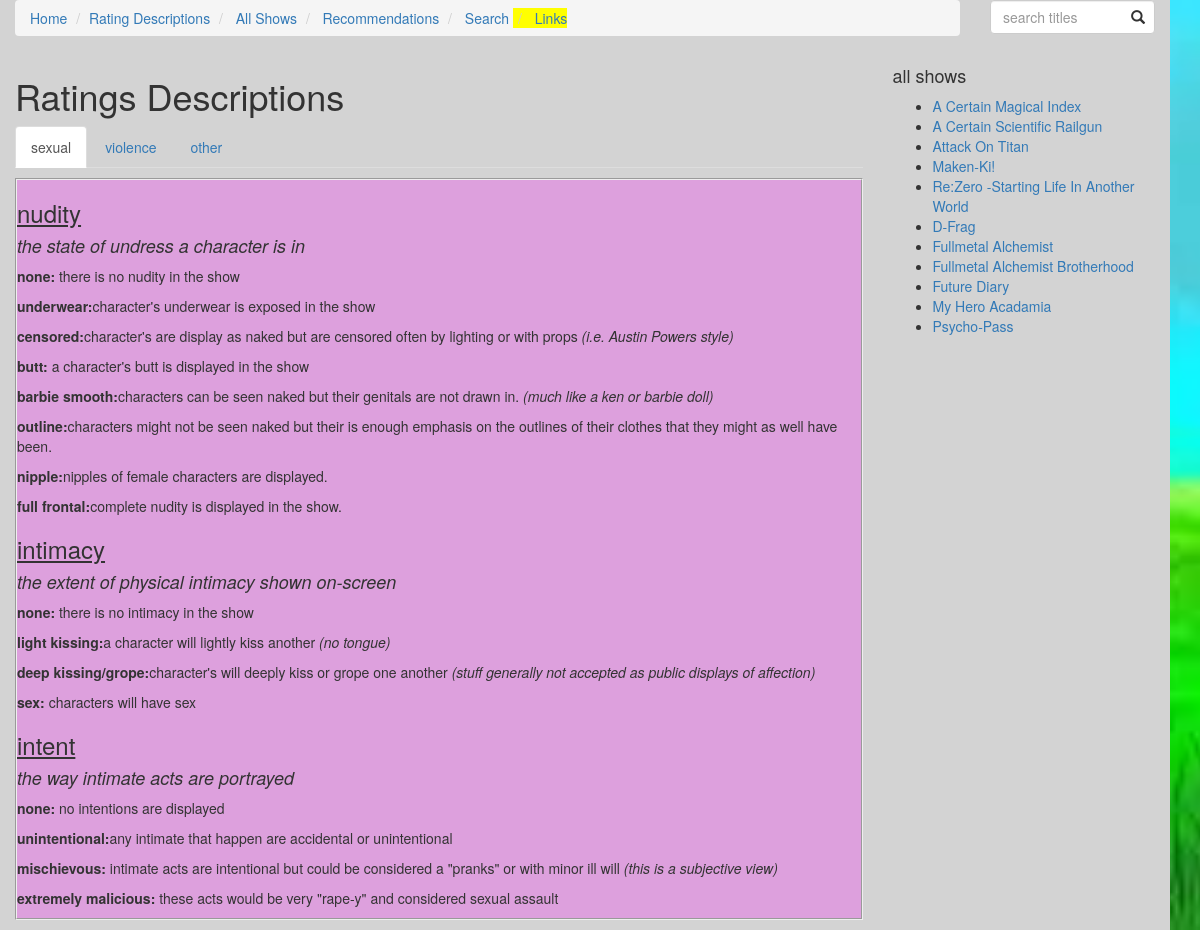
The app's page /rating_descriptions/, older data.
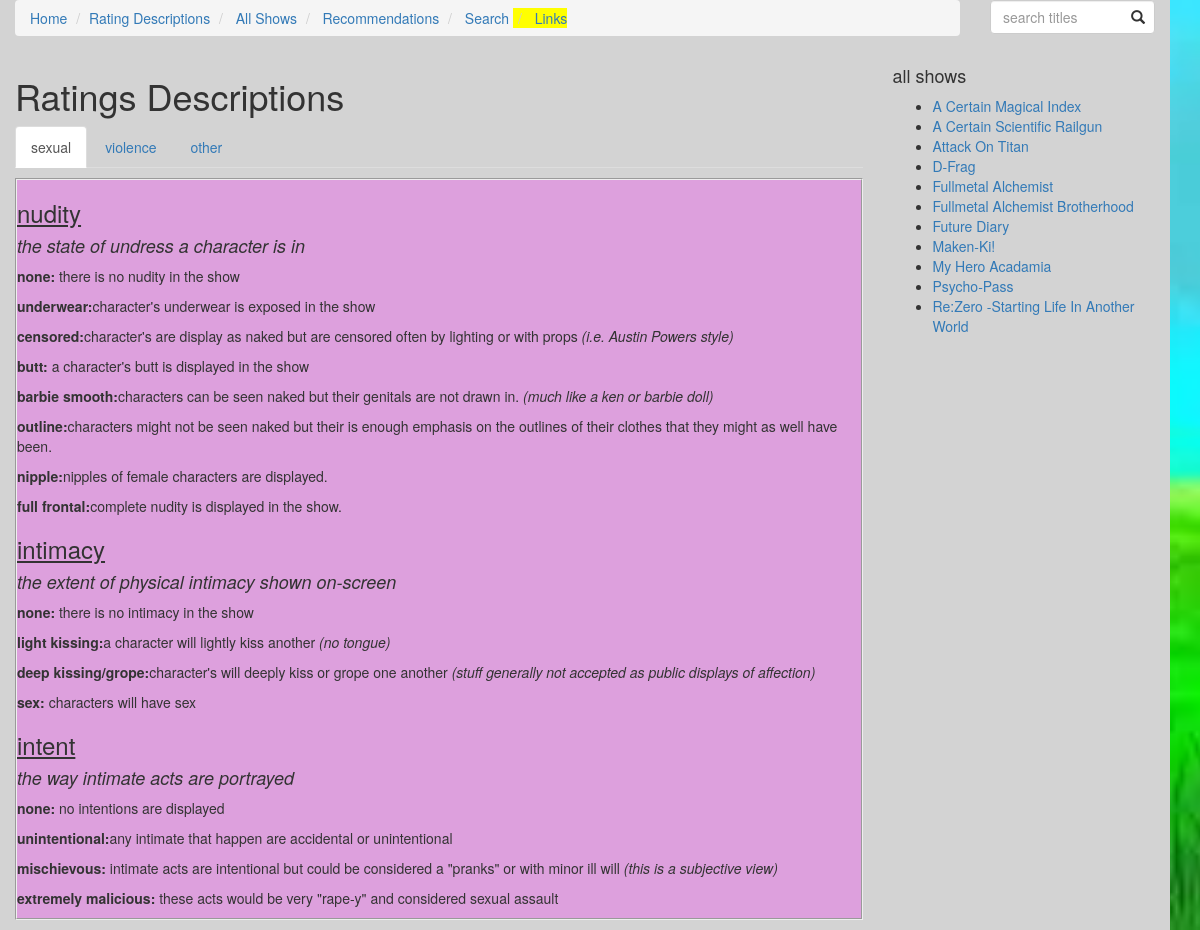
The same page, newer data.
### animeupload/models.py (models this page shows, shortened)
class Show(models.Model):
	n_choices= (
		(NONE,"none"),
		(UNDERWEAR,"underwear"),
		(CENCORED,"cencored"),
		(BUTT,"butt"),
		(BARBIE_SMOOTH,"barbie smooth"),
		(OUTINES,"outlined"),
		(NIPPLE,"nipple"),
		(FULL_FRONTAL,"full frontal"),
	)
	swares= (
		(NONE,"none"),
		(DAMN,"mild"),
		(CENCORED,"cencored"),
		(FUCK,"uncencored"),
	)
	osi_levels = (
		(NONE,"none"),
		(LIGHT,"light kissing"),
		(DEEP,"deep kissing/grope"),
		(SEX,"sex"),
	)
	osv_levels = (
		(NONE,"none"),
		(ESRB_E,"cartoon"),
		(ESRB_T,"blood"),
		(ESRB_M,"realistic"),
		(ESRB_A,"extreme"),
	)
	emotional_challenge = standard_choices
	mi_levels =(
		(NONE,"none"),
		(CORPSE_LTE,"unmarred dead"),
		(SILHOUETTE,"silhouetted dismemberment"),
		(DISMEMBERED,"dismemberment"),
	)
	gore_levels =standard_choices
	si_levels=(
		(NONE,"none"),
		(UNINTENTIONAL,"unintentional"),
		(MISCHIEVOUS,"mischievous"),
		(MALICE_LTE,"malicious(molestation)"),
		(MALICE_HVY,"extremley malicious(rape)"),
	)
	tone_levels=(
		(LITE_TONE,"light tone"),
		(MODERATE_TONE,"moderate tone"),
		(DARK_TONE,"dark tone"),
		(ULTA_DARK_TONE,"ultra dark tone"),
	)
	ma_levels = standard_choices
	image = models.FileField(default = "images/fnf/fnf.jpg", blank=True, upload_to='images/')
	english_title = models.CharField(max_length=200)
	japanese_title = models.CharField(max_length=200, null= True)
	description = models.TextField(max_length = 1000)
	total_episodes = models.IntegerField()
	ova=  models.BooleanField(default = False)
	movies = models.IntegerField(default = 0)
	total_seasons = models.IntegerField(default = 1)
	ongoing = models.BooleanField(default = False)
	series = models.ForeignKey(Series, null = True, blank = True, on_delete=models.SET_NULL)
	nudity = models.IntegerField(default = NONE, choices= n_choices)
	on_screen_intimacy = models.IntegerField(default = NONE, choices= osi_levels)
	sexual_intent = models.IntegerField(default = NONE, choices = si_levels)
	violence = models.IntegerField(default = NONE, choices= osv_levels)
	gore = models.IntegerField(default = NONE, choices= gore_levels)
	morbid_images = models.IntegerField(default = NONE, choices= mi_levels)
	feels = models.IntegerField(default = NONE, choices= emotional_challenge)
	profanity = models.IntegerField(default = NONE, choices= swares)
	moral_ambiguity = models.IntegerField(default = NONE, choices= ma_levels)
	tags = models.ManyToManyField(Tag, blank=True)
	genres = models.ManyToManyField(Genre, blank=True)
	modified_date = models.DateTimeField(auto_now=True, blank = True, null=True)
	class Meta:
		ordering = ["english_title"]

### animeupload/views.py (the view)
# urls.py: url(r'^rating_descriptions/', views.rating_descriptions, name='rating_descriptions'),
def rating_descriptions(request):
	args = {}
	args['shows'] = Show.objects.all()
	return render(request,'animeupload/rating-descriptions.html',args)

### firstdjango/templates/animeupload/rating-descriptions.html (shortened to what this page needs)
{% extends "wsidebar.html" %}
{% load staticfiles %}
{% block main %}
<div class="col-xs-9">
<h1>Ratings Descriptions</h1>
	<ul class="nav nav-tabs">
		<li class="active"><a data-toggle="tab" href="#sex_con">sexual</a></li>
		<li><a data-toggle="tab" href="#violence_con">violence</a></li>
		<li><a data-toggle="tab" href="#other_con">other</a></li>
	</ul>
	<div class = "tab-content">
		<div id = "sex_con" class = "rating_box bg_lightpurple tab-pane fade in active">
			<h3><u>nudity</u> </h3>
				<h4><i>the state of undress a character is in</i></h4>
				<p>
					<b>none:</b> there is no nudity in the show
				</p>
				<p>
					<b>underwear:</b>character's underwear is exposed in the show
				</p>
				<p>
					<b>censored:</b>character's are display as naked but are censored often by lighting or with props <i>(i.e. Austin Powers style)</i>
				</p>
				<p>
					<b>butt: </b>a character's butt is displayed in the show
				</p>
				<p>
					<b>barbie smooth:</b>characters can be seen naked but their genitals are not drawn in. <i>(much like a ken or barbie doll)</i>
				</p>
				<p>
					<b>outline:</b>characters might not be seen naked but their is enough emphasis on the outlines of their clothes that they might as well have been.
				</p>
				<p>
					<b>nipple:</b>nipples of female characters are displayed.
				</p>
				<p>
					<b>full frontal:</b>complete nudity is displayed in the show.
				</p>
				<h3><u>intimacy</u> </h3>
					<h4><i>the extent of physical intimacy shown on-screen</i></h4>
				<p>
					<b>none:</b> there is no intimacy in the show
				</p>
				<p>
					<b>light kissing:</b>a character will lightly kiss another <i>(no tongue)</i>
				</p>
				<p>
					<b>deep kissing/grope:</b>character's will deeply kiss or grope one another <i>(stuff generally not accepted as public displays of affection)</i>
				</p>
				<p>
					<b>sex: </b>characters will have sex
				</p>
			<h3><u>intent</u> </h3>
				<h4><i>the way intimate acts are portrayed</i></h4>
				<p>
					<b>none:</b> no intentions are displayed
				</p>
				<p>
					<b>unintentional:</b>any intimate that happen are accidental or unintentional
				</p>
				<p>
					<b>mischievous:</b> intimate acts are intentional but could be considered a "pranks" or with minor ill will <i>(this is a subjective view)</i>
				</p>
				<p>
					<b>extremely malicious: </b>these acts would be very "rape-y" and considered sexual assault
				</p>
		</div>
	</div>
</div>
{% endblock %}

### firstdjango/templates/wsidebar.html
{% extends "base.html" %}
	{% block content %}
		<div class ="row">
			{% block main %}
			{% endblock %}
			{% block sidebar %}
				<div class="col-xs-3">
					<h4>all shows</h4>
					<ul>
						{% for show in shows %}
							<li>
								<a href = "{% url 'show_detail' show.id %}">
								{{ show.english_title|title }}
								</a>
							</li>
						{% endfor %}
					</ul>
				</div>
			{% endblock sidebar %}
		</div>
	{% endblock content %}

Row changes from the older to the newer data that the page shows:
changed Show "Maken-Ki!": moves down the list
changed Show "Re:Zero -Starting Life In Another World": moves down the list
